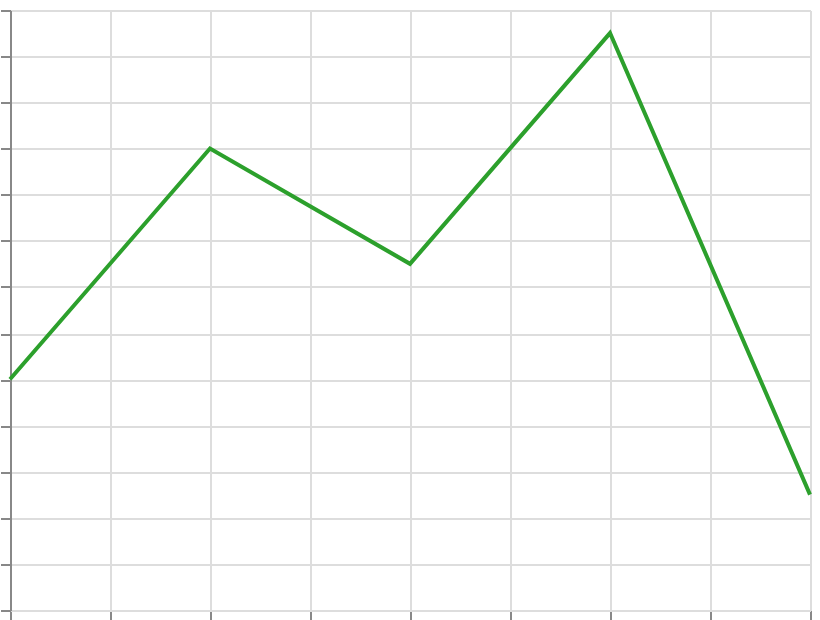

This figure's Vega-Lite source:
### Vega specification from a JSON file in a GitHub repository (floating-point values rounded to 4 significant figures)
{"$schema": "https://vega.github.io/schema/vega/v6.json", "width": 400, "height": 300, "padding": 5, "autosize": "none", "data": [{"name": "table", "values": [{"x": 0, "y": 10, "above": true}, {"x": 1, "y": 20, "above": true}, {"x": 2, "y": 15, "above": false}, {"x": 3, "y": 25, "above": false}, {"x": 4, "y": 5, "above": true}]}], "scales": [{"name": "x", "type": "linear", "domain": {"data": "table", "field": "x"}, "range": "width", "nice": true}, {"name": "y", "type": "linear", "domain": {"data": "table", "field": "y"}, "range": [{"signal": "height"}, 0], "nice": true}], "marks": [{"type": "line", "from": {"data": "table"}, "encode": {"update": {"x": {"scale": "x", "field": "x"}, "y": {"scale": "y", "field": "y"}, "strokeWidth": {"value": 2}, "stroke": [{"test": "datum.above", "value": "#2ca02c"}, {"value": "#d62728"}]}}}], "axes": [{"scale": "x", "orient": "bottom", "grid": true, "labels": false}, {"scale": "y", "orient": "left", "grid": true, "labels": false}]}
